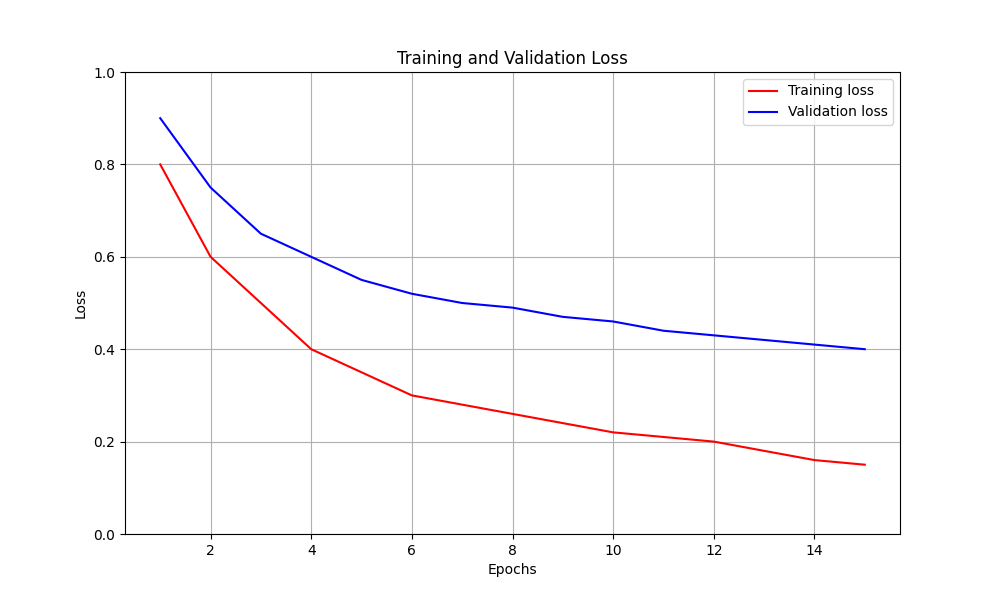

This chart was generated by the following Python code:
import matplotlib.pyplot as plt

# Example loss values based on your project
epochs = range(1, 16)
training_loss = [0.8, 0.6, 0.5, 0.4, 0.35, 0.3, 0.28, 0.26, 0.24, 0.22, 0.21, 0.2, 0.18, 0.16, 0.15]
validation_loss = [0.9, 0.75, 0.65, 0.6, 0.55, 0.52, 0.5, 0.49, 0.47, 0.46, 0.44, 0.43, 0.42, 0.41, 0.4]

plt.figure(figsize=(10, 6))
plt.plot(epochs, training_loss, 'r', label='Training loss')
plt.plot(epochs, validation_loss, 'b', label='Validation loss')
plt.title('Training and Validation Loss')
plt.xlabel('Epochs')
plt.ylabel('Loss')
plt.ylim(0, 1)  # Adjust y-axis scale
plt.legend()
plt.grid(True)
plt.savefig('overfitting_analysis.png')
plt.show()
